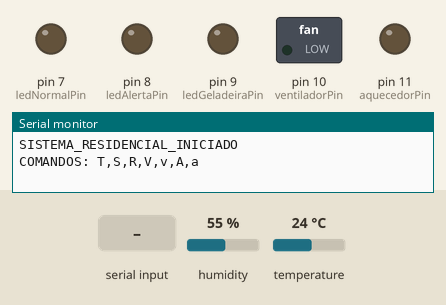
The sketch below on a simulated Arduino Uno, built with avr-gcc and run on an emulated ATmega328P. On the bench: switched loads named in the sketch (green lamp = pin HIGH), output pins drawn as LEDs (lit = HIGH), the last lines printed to the serial monitor. The inputs (shaded band) are chosen by the test bench; at power-on: humidity 55 %, temperature 24 °C.

Above: at 3.2 s.
3.3 s: "T" received over Serial
At 5.1 s:
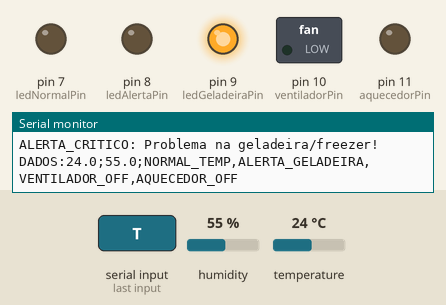
6.3 s: "R" received over Serial
At 7.3 s:
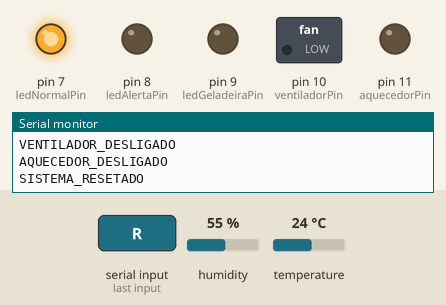
7.8 s: "V" received over Serial
At 8.4 s:
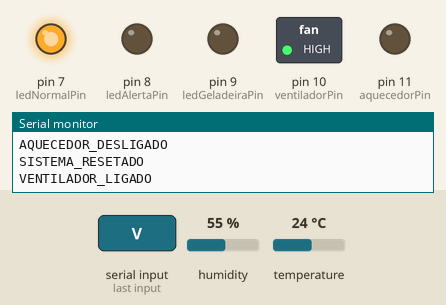
9.3 s: "A" received over Serial
At 9.6 s:
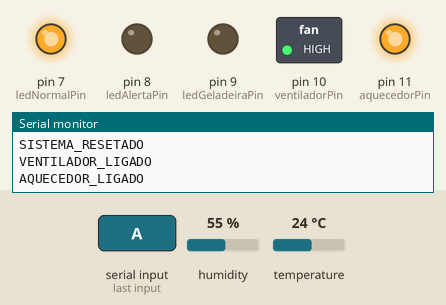
10.8 s: "v" received over Serial
At 11.9 s:
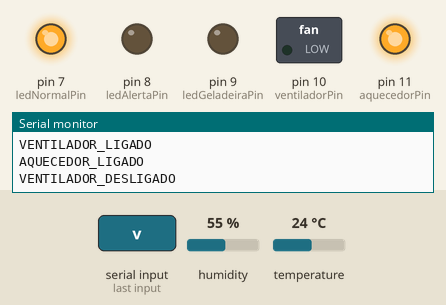
12.3 s: "T" received over Serial
At 13.1 s:
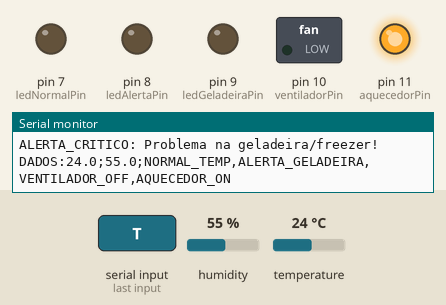
Timing chart, 0 to 16.3 s (numbered marks = the images above; inputs shaded):
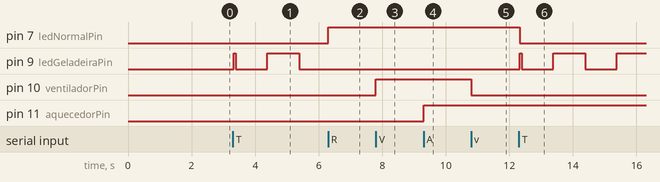

Measured:
- after the input at 3.3 s, pin 9 (ledGeladeiraPin): LOW → HIGH at once, → LOW 0.06 s later, → HIGH 1.0 s later, → LOW 1.0 s later
- after the input at 6.3 s, pin 7 (ledNormalPin): LOW → HIGH at once; pin 9 (ledGeladeiraPin): stays LOW (without the input it goes to HIGH after 0.08 s)
- after the input at 7.8 s, pin 10 (ventiladorPin): LOW → HIGH at once
- after the input at 9.3 s, pin 11 (aquecedorPin): LOW → HIGH at once
- after the input at 10.8 s, pin 10 (ventiladorPin): HIGH → LOW at once
- after the input at 12.3 s, pin 7 (ledNormalPin): HIGH → LOW at once; pin 9 (ledGeladeiraPin): goes HIGH 0.06 s, LOW 1.0 s, HIGH 1.0 s, LOW 1.0 s, then HIGH, starting at once

The sketch:

sketch.ino
```cpp
#include "DHT.h"

#define DHTPIN 2
#define DHTTYPE DHT11
DHT dht(DHTPIN, DHTTYPE);

const int ledNormalPin = 7;
const int ledAlertaPin = 8;
const int ledGeladeiraPin = 9;

const int ventiladorPin = 10;
const int aquecedorPin = 11;

// Limites de temperatura
const float TEMP_ALTA_LIMITE = 28.0;
const float TEMP_BAIXA_LIMITE = 18.0;
const float GELADEIRA_ALTA = 8.0;
const float GELADEIRA_BAIXA = -5.0;

// Variáveis de estado
bool alertaTemperatura = false;
bool alertaGeladeira = false;
bool ventiladorLigado = false;
bool aquecedorLigado = false;
unsigned long ultimoAlerta = 0;
const unsigned long INTERVALO_ALERTA = 1000;

void setup() {
  Serial.begin(9600);
  dht.begin();

  pinMode(ledNormalPin, OUTPUT);
  pinMode(ledAlertaPin, OUTPUT);
  pinMode(ledGeladeiraPin, OUTPUT);
  pinMode(ventiladorPin, OUTPUT);
  pinMode(aquecedorPin, OUTPUT);

  digitalWrite(ledNormalPin, LOW);
  digitalWrite(ledAlertaPin, LOW);
  digitalWrite(ledGeladeiraPin, LOW);
  digitalWrite(ventiladorPin, LOW);
  digitalWrite(aquecedorPin, LOW);

  delay(2000);

  Serial.println("SISTEMA_RESIDENCIAL_INICIADO");
  Serial.println("COMANDOS: T,S,R,V,v,A,a");
}

void loop() {
  if (Serial.available() > 0) {
    char command = Serial.read();
    processarComando(command);
  }

  gerenciarAlertas();
}

void processarComando(char command) {
  switch (command) {
    case 'T':
      lerSensorDHT();
      break;

    case 'S':
      enviarStatusSistema();
      break;

    case 'R':
      resetarSistema();
      break;

    case 'V':
      ligarVentilador();
      break;

    case 'v':
      desligarVentilador();
      break;

    case 'A':
      ligarAquecedor();
      break;

    case 'a':
      desligarAquecedor();
      break;

    default:
      Serial.println("COMANDO_INVALIDO");
      break;
  }
}

void lerSensorDHT() {
  float t = dht.readTemperature();
  float h = dht.readHumidity();

  if (isnan(t) || isnan(h)) {
    Serial.println("ERRO_SENSOR");
    return;
  }

  processarAlertasTemperatura(t);

  Serial.print("DADOS:");
  Serial.print(t, 1);
  Serial.print(";");
  Serial.print(h, 1);
  Serial.print(";");
  Serial.print(alertaTemperatura ? "ALERTA_TEMP," : "NORMAL_TEMP,");
  Serial.print(alertaGeladeira ? "ALERTA_GELADEIRA," : "NORMAL_GELADEIRA,");
  Serial.print(ventiladorLigado ? "VENTILADOR_ON," : "VENTILADOR_OFF,");
  Serial.println(aquecedorLigado ? "AQUECEDOR_ON" : "AQUECEDOR_OFF");
}

void processarAlertasTemperatura(float temperatura) {
  bool alertaAnteriorTemp = alertaTemperatura;
  bool alertaAnteriorGel = alertaGeladeira;

  alertaTemperatura = (temperatura > TEMP_ALTA_LIMITE || temperatura < TEMP_BAIXA_LIMITE);
  alertaGeladeira = (temperatura > GELADEIRA_ALTA || temperatura < GELADEIRA_BAIXA);

  atualizarLEDs();

  if (alertaTemperatura != alertaAnteriorTemp) {
    if (alertaTemperatura) {
      Serial.println("ALERTA: Temperatura fora dos limites normais!");
    }
  }

  if (alertaGeladeira != alertaAnteriorGel) {
    if (alertaGeladeira) {
      Serial.println("ALERTA_CRITICO: Problema na geladeira/freezer!");
    }
  }

  if (temperatura > TEMP_ALTA_LIMITE && !ventiladorLigado) {
    Serial.println("SUGESTÃO: Ligar ventilador");
  }
  if (temperatura < TEMP_BAIXA_LIMITE && !aquecedorLigado) {
    Serial.println("SUGESTÃO: Ligar aquecedor");
  }
}

void atualizarLEDs() {
  if (alertaGeladeira) {
    digitalWrite(ledGeladeiraPin, HIGH);
    digitalWrite(ledAlertaPin, LOW);
    digitalWrite(ledNormalPin, LOW);
  } else if (alertaTemperatura) {
    digitalWrite(ledAlertaPin, HIGH);
    digitalWrite(ledGeladeiraPin, LOW);
    digitalWrite(ledNormalPin, LOW);
  } else {
    digitalWrite(ledNormalPin, HIGH);
    digitalWrite(ledAlertaPin, LOW);
    digitalWrite(ledGeladeiraPin, LOW);
  }
}

void gerenciarAlertas() {
  unsigned long tempoAtual = millis();

  if (alertaGeladeira && (tempoAtual - ultimoAlerta >= INTERVALO_ALERTA)) {
    digitalWrite(ledGeladeiraPin, !digitalRead(ledGeladeiraPin));
    ultimoAlerta = tempoAtual;
  }
}

void enviarStatusSistema() {
  Serial.print("STATUS:");
  Serial.print(digitalRead(ledNormalPin) ? "NORMAL_ON," : "NORMAL_OFF,");
  Serial.print(digitalRead(ledAlertaPin) ? "ALERTA_ON," : "ALERTA_OFF,");
  Serial.print(digitalRead(ledGeladeiraPin) ? "GELADEIRA_ON," : "GELADEIRA_OFF,");
  Serial.print(ventiladorLigado ? "VENTILADOR_ON," : "VENTILADOR_OFF,");
  Serial.println(aquecedorLigado ? "AQUECEDOR_ON" : "AQUECEDOR_OFF");
}

void resetarSistema() {
  alertaTemperatura = false;
  alertaGeladeira = false;
  desligarVentilador();
  desligarAquecedor();
  atualizarLEDs();
  Serial.println("SISTEMA_RESETADO");
}

void ligarVentilador() {
  ventiladorLigado = true;
  digitalWrite(ventiladorPin, HIGH);
  Serial.println("VENTILADOR_LIGADO");
}

void desligarVentilador() {
  ventiladorLigado = false;
  digitalWrite(ventiladorPin, LOW);
  Serial.println("VENTILADOR_DESLIGADO");
}

void ligarAquecedor() {
  aquecedorLigado = true;
  digitalWrite(aquecedorPin, HIGH);
  Serial.println("AQUECEDOR_LIGADO");
}

void desligarAquecedor() {
  aquecedorLigado = false;
  digitalWrite(aquecedorPin, LOW);
  Serial.println("AQUECEDOR_DESLIGADO");
}
```
